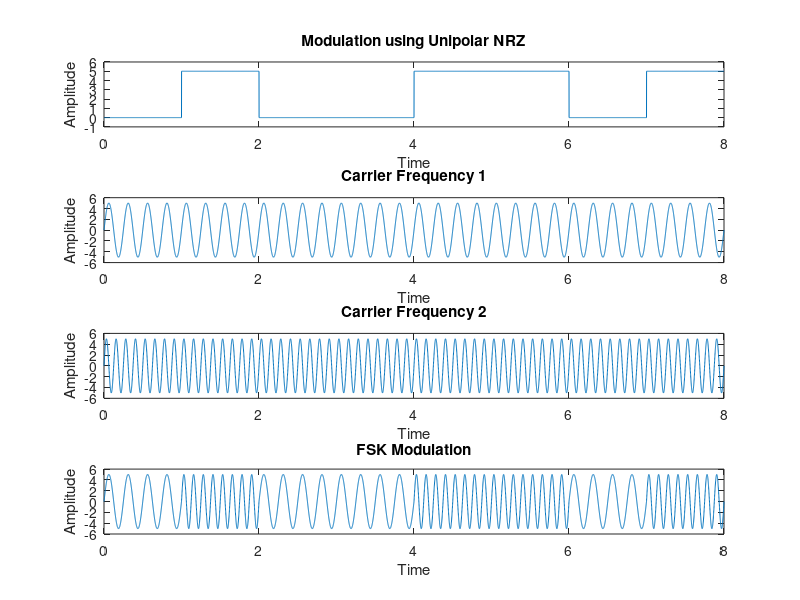

Here is the MATLAB script that generated this plot:
clc;
clear all;
close all;

x = [ 0 1 0 0 1 1 0 1 ]
bitrate = 1;
V = 5;
F = 1000;

## Modulation using Unipolar NRZ
mod = [];
t = 0 : 1/F : length(x)/bitrate;
index = 1;

for i=1:length(t)
  if x(index) == 1
    mod(i) = V;
  else 
    mod(i) = 0;
  endif
  
  if t(i)*bitrate >= index
    index += 1;
  endif
endfor

subplot(4, 1, 1);
plot(t, mod);
xlabel('Time');
ylabel('Amplitude');
xlim([0, length(x)/bitrate]);
ylim([-1, V+1]);
title('Modulation using Unipolar NRZ');


## Modulation using FKS
fc1 = 4;
fc2 = 8;
a = V;
xc1 = a*sin(2*pi*fc1*t);
xc2 = a*sin(2*pi*fc2*t);

subplot(4, 1, 2);
plot(t, xc1);
xlabel('Time');
ylabel('Amplitude');
xlim([0, length(x)/bitrate]);
ylim([-V-1, V+1]);
title('Carrier Frequency 1');

subplot(4, 1, 3);
plot(t, xc2);
xlabel('Time');
ylabel('Amplitude');
xlim([0, length(x)/bitrate]);
ylim([-V-1, V+1]);
title('Carrier Frequency 2');


index = 1;
mod1 = [];

for i=1:length(t)
  if x(index) == 0
    mod1(i) = xc1(i);
  else
    mod1(i) = xc2(i);
  endif
  
  
  if bitrate*t(i) >= index
    index += 1;
  endif
endfor

subplot(4, 1, 4)
plot(t, mod1);
xlabel('Time');
ylabel('Amplitude');
xlim([0, length(x)/bitrate]);
ylim([-V-1, V+1]);
title('FSK Modulation');



## Demodulation
index = 1;
demod = [];

for i=1:length(mod1)
  if mod1(i) == xc1(i)
    demod(index) = 0;
  else
    demod(index) = 1;
  endif
  
  if t(i)*bitrate >= index
    index += 1;
  endif
  
endfor



demod


